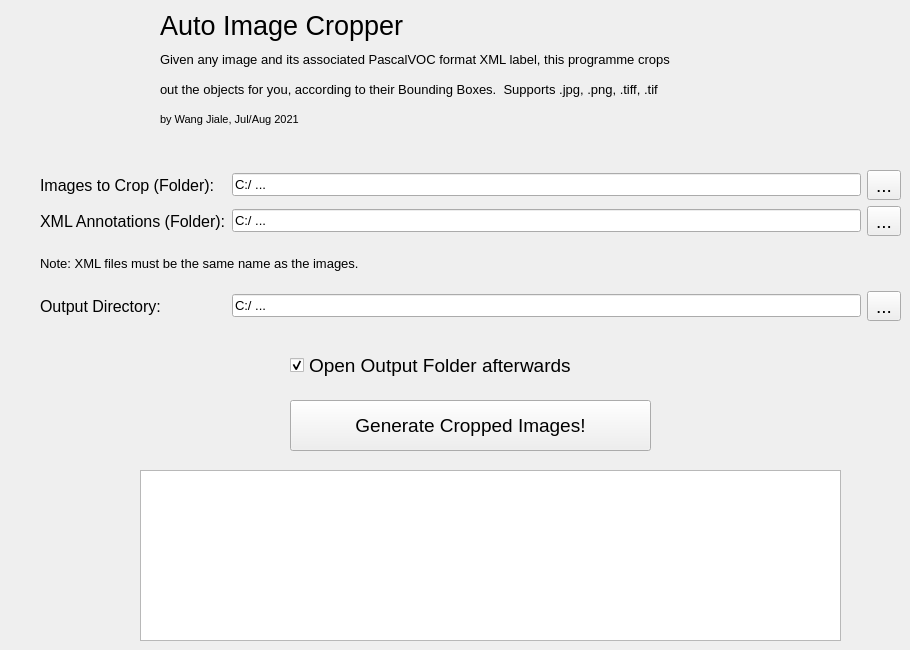
    <widget class="QWidget" name="tab_2">
     <attribute name="title">
      <string>AutoCropper</string>
     </attribute>
     <widget class="QWidget" name="layoutWidget">
      <property name="geometry">
       <rect>
        <x>160</x>
        <y>10</y>
        <width>741</width>
        <height>121</height>
       </rect>
      </property>
      <layout class="QGridLayout" name="gridLayout_4">
       <item row="0" column="0">
        <widget class="QLabel" name="label_2">
         <property name="font">
          <font>
           <pointsize>20</pointsize>
          </font>
         </property>
         <property name="text">
          <string>Auto Image Cropper</string>
         </property>
        </widget>
       </item>
       <item row="1" column="0">
        <widget class="QLabel" name="label_22">
         <property name="font">
          <font>
           <pointsize>10</pointsize>
          </font>
         </property>
         <property name="text">
          <string>Given any image and its associated PascalVOC format XML label, this programme crops</string>
         </property>
        </widget>
       </item>
       <item row="2" column="0">
        <widget class="QLabel" name="label_24">
         <property name="font">
          <font>
           <pointsize>10</pointsize>
          </font>
         </property>
         <property name="text">
          <string>out the objects for you, according to their Bounding Boxes.  Supports .jpg, .png, .tiff, .tif</string>
         </property>
        </widget>
       </item>
       <item row="3" column="0">
        <widget class="QLabel" name="label_20">
         <property name="font">
          <font>
           <pointsize>8</pointsize>
          </font>
         </property>
         <property name="text">
          <string>by Wang Jiale, Jul/Aug 2021</string>
         </property>
        </widget>
       </item>
      </layout>
     </widget>
     <widget class="QCheckBox" name="AutoCropCheckbox">
      <property name="geometry">
       <rect>
        <x>290</x>
        <y>350</y>
        <width>431</width>
        <height>31</height>
       </rect>
      </property>
      <property name="font">
       <font>
        <pointsize>14</pointsize>
       </font>
      </property>
      <property name="text">
       <string>Open Output Folder afterwards</string>
      </property>
      <property name="iconSize">
       <size>
        <width>16</width>
        <height>16</height>
       </size>
      </property>
      <property name="checked">
       <bool>true</bool>
      </property>
     </widget>
     <widget class="QPlainTextEdit" name="AutoCropStatus">
      <property name="geometry">
       <rect>
        <x>140</x>
        <y>470</y>
        <width>701</width>
        <height>171</height>
       </rect>
      </property>
      <property name="font">
       <font>
        <pointsize>10</pointsize>
       </font>
      </property>
      <property name="readOnly">
       <bool>true</bool>
      </property>
      <property name="plainText">
       <string/>
      </property>
      <property name="overwriteMode">
       <bool>true</bool>
      </property>
     </widget>
     <widget class="QPushButton" name="AutoCropRunBtn">
      <property name="geometry">
       <rect>
        <x>290</x>
        <y>400</y>
        <width>361</width>
        <height>51</height>
       </rect>
      </property>
      <property name="font">
       <font>
        <pointsize>14</pointsize>
        <kerning>true</kerning>
       </font>
      </property>
      <property name="text">
       <string>Generate Cropped Images!</string>
      </property>
     </widget>
     <widget class="QWidget" name="layoutWidget">
      <property name="geometry">
       <rect>
        <x>40</x>
        <y>170</y>
        <width>861</width>
        <height>151</height>
       </rect>
      </property>
      <layout class="QGridLayout" name="gridLayout_29">
       <item row="0" column="0" colspan="2">
        <widget class="QLabel" name="label_21">
         <property name="font">
          <font>
           <pointsize>12</pointsize>
          </font>
         </property>
         <property name="text">
          <string>Images to Crop (Folder):</string>
         </property>
        </widget>
       </item>
       <item row="0" column="2">
        <widget class="QLineEdit" name="AutoCropInput">
         <property name="font">
          <font>
           <pointsize>10</pointsize>
          </font>
         </property>
         <property name="text">
          <string>C:/ ...</string>
         </property>
         <property name="readOnly">
          <bool>true</bool>
         </property>
        </widget>
       </item>
       <item row="0" column="3">
        <widget class="QToolButton" name="AutoCropInputBtn">
         <property name="font">
          <font>
           <pointsize>14</pointsize>
          </font>
         </property>
         <property name="text">
          <string>...</string>
         </property>
        </widget>
       </item>
       <item row="1" column="0" colspan="2">
        <widget class="QLabel" name="label_25">
         <property name="font">
          <font>
           <pointsize>12</pointsize>
          </font>
         </property>
         <property name="text">
          <string>XML Annotations (Folder):</string>
         </property>
        </widget>
       </item>
       <item row="1" column="2">
        <widget class="QLineEdit" name="AutoCropXMLInput">
         <property name="font">
          <font>
           <pointsize>10</pointsize>
          </font>
         </property>
         <property name="text">
          <string>C:/ ...</string>
         </property>
         <property name="readOnly">
          <bool>true</bool>
         </property>
        </widget>
       </item>
       <item row="1" column="3">
        <widget class="QToolButton" name="AutoCropXMLInputBtn">
         <property name="font">
          <font>
           <pointsize>14</pointsize>
          </font>
         </property>
         <property name="text">
          <string>...</string>
         </property>
        </widget>
       </item>
       <item row="2" column="0" colspan="4">
        <widget class="QLabel" name="label_28">
         <property name="font">
          <font>
           <pointsize>10</pointsize>
          </font>
         </property>
         <property name="text">
          <string>Note: XML files must be the same name as the images.</string>
         </property>
        </widget>
       </item>
       <item row="3" column="3">
        <widget class="QToolButton" name="AutoCropOutputBtn">
         <property name="font">
          <font>
           <pointsize>14</pointsize>
          </font>
         </property>
         <property name="text">
          <string>...</string>
         </property>
        </widget>
       </item>
       <item row="3" column="2">
        <widget class="QLineEdit" name="AutoCropOutput">
         <property name="font">
          <font>
           <pointsize>10</pointsize>
          </font>
         </property>
         <property name="text">
          <string>C:/ ...</string>
         </property>
         <property name="readOnly">
          <bool>true</bool>
         </property>
        </widget>
       </item>
       <item row="3" column="0" colspan="2">
        <widget class="QLabel" name="label_27">
         <property name="font">
          <font>
           <pointsize>12</pointsize>
          </font>
         </property>
         <property name="text">
          <string>Output Directory:</string>
         </property>
        </widget>
       </item>
      </layout>
     </widget>
     <widget class="QLabel" name="label_36">
      <property name="geometry">
       <rect>
        <x>30</x>
        <y>10</y>
        <width>101</width>
        <height>121</height>
       </rect>
      </property>
      <property name="text">
       <string>&lt;html&gt;&lt;head/&gt;&lt;body&gt;&lt;p&gt;&lt;img src=&quot;:/newPrefix/HTX logo.png&quot; width=&quot;100&quot;/&gt;&lt;/p&gt;&lt;/body&gt;&lt;/html&gt;</string>
      </property>
     </widget>
    </widget>
